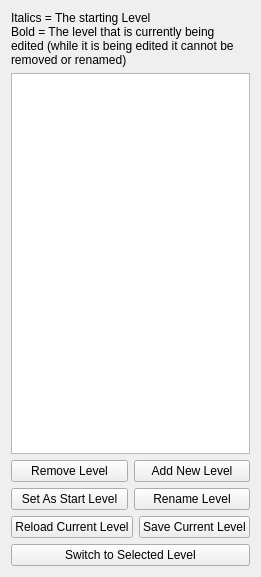
<?xml version="1.0" encoding="UTF-8"?>
<ui version="4.0">
 <class>LevelManager</class>
 <widget class="QWidget" name="LevelManager">
  <property name="geometry">
   <rect>
    <x>0</x>
    <y>0</y>
    <width>249</width>
    <height>577</height>
   </rect>
  </property>
  <property name="windowTitle">
   <string>Level Manager</string>
  </property>
  <layout class="QVBoxLayout" name="verticalLayout">
   <item>
    <widget class="QLabel" name="label">
     <property name="text">
      <string>Italics = The starting Level
Bold = The level that is currently being edited (while it is being edited it cannot be removed or renamed)</string>
     </property>
     <property name="wordWrap">
      <bool>true</bool>
     </property>
    </widget>
   </item>
   <item>
    <widget class="QListWidget" name="lw_Levels"/>
   </item>
   <item>
    <layout class="QHBoxLayout" name="horizontalLayout">
     <item>
      <widget class="QPushButton" name="pb_remove">
       <property name="text">
        <string>Remove Level</string>
       </property>
      </widget>
     </item>
     <item>
      <widget class="QPushButton" name="pb_add">
       <property name="text">
        <string>Add New Level</string>
       </property>
      </widget>
     </item>
    </layout>
   </item>
   <item>
    <layout class="QHBoxLayout" name="horizontalLayout_2">
     <item>
      <widget class="QPushButton" name="pb_setAsStart">
       <property name="text">
        <string>Set As Start Level</string>
       </property>
      </widget>
     </item>
     <item>
      <widget class="QPushButton" name="pb_rename">
       <property name="text">
        <string>Rename Level</string>
       </property>
      </widget>
     </item>
    </layout>
   </item>
   <item>
    <layout class="QHBoxLayout" name="horizontalLayout_3">
     <item>
      <widget class="QPushButton" name="pushButton">
       <property name="text">
        <string>Reload Current Level</string>
       </property>
      </widget>
     </item>
     <item>
      <widget class="QPushButton" name="pushButton_2">
       <property name="text">
        <string>Save Current Level</string>
       </property>
      </widget>
     </item>
    </layout>
   </item>
   <item>
    <layout class="QHBoxLayout" name="horizontalLayout_4">
     <item>
      <widget class="QPushButton" name="pb_edit">
       <property name="text">
        <string>Switch to Selected Level</string>
       </property>
      </widget>
     </item>
    </layout>
   </item>
  </layout>
 </widget>
 <resources/>
 <connections/>
</ui>
